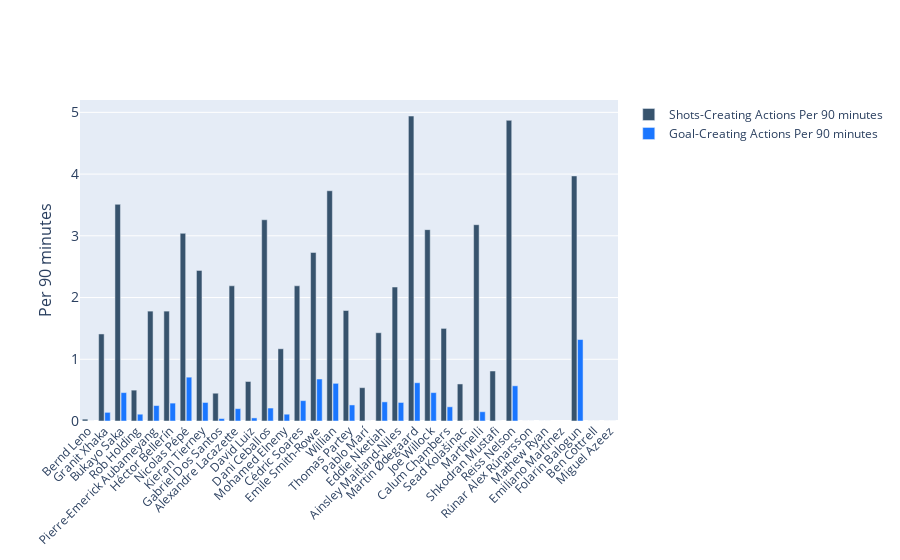

Notebook code for this chart:
### Code cell
goal_shot_creation_eda("20-21_goal_shot_creation.csv", "Arsenal")

### Figure 1 — Plotly figure (JSON) as saved in the notebook; plotly's stock layout.template omitted (floating-point values rounded to 4 significant figures)
{"data": [{"marker": {"color": "rgb(55, 83, 109)"}, "name": "Shots-Creating Actions Per 90 minutes", "type": "bar", "x": ["Bernd Leno", "Granit Xhaka", "Bukayo Saka", "Rob Holding", "Pierre-Emerick Aubameyang", "Héctor Bellerín", "Nicolas Pépé", "Kieran Tierney", "Gabriel Dos Santos", "Alexandre Lacazette", "David Luiz", "Dani Ceballos", "Mohamed Elneny", "Cédric Soares", "Emile Smith-Rowe", "Willian", "Thomas Partey", "Pablo Marí", "Eddie Nketiah", "Ainsley Maitland-Niles", "Martin Ødegaard", "Joe Willock", "Calum Chambers", "Sead Kolašinac", "Martinelli", "Shkodran Mustafi", "Reiss Nelson", "Rúnar Alex Rúnarsson", "Mathew Ryan", "Emiliano Martínez", "Folarin Balogun", "Ben Cottrell", "Miguel Azeez"], "y": [0.03, 1.41, 3.51, 0.5, 1.78, 1.78, 3.04, 2.44, 0.45, 2.19, 0.64, 3.26, 1.17, 2.19, 2.73, 3.73, 1.79, 0.54, 1.43, 2.17, 4.94, 3.1, 1.5, 0.6, 3.18, 0.81, 4.87, 0, 0, null, 3.97, 0, 0]}, {"marker": {"color": "rgb(26, 118, 255)"}, "name": "Goal-Creating Actions Per 90 minutes", "type": "bar", "x": ["Bernd Leno", "Granit Xhaka", "Bukayo Saka", "Rob Holding", "Pierre-Emerick Aubameyang", "Héctor Bellerín", "Nicolas Pépé", "Kieran Tierney", "Gabriel Dos Santos", "Alexandre Lacazette", "David Luiz", "Dani Ceballos", "Mohamed Elneny", "Cédric Soares", "Emile Smith-Rowe", "Willian", "Thomas Partey", "Pablo Marí", "Eddie Nketiah", "Ainsley Maitland-Niles", "Martin Ødegaard", "Joe Willock", "Calum Chambers", "Sead Kolašinac", "Martinelli", "Shkodran Mustafi", "Reiss Nelson", "Rúnar Alex Rúnarsson", "Mathew Ryan", "Emiliano Martínez", "Folarin Balogun", "Ben Cottrell", "Miguel Azeez"], "y": [0, 0.14, 0.46, 0.11, 0.25, 0.29, 0.71, 0.3, 0.04, 0.2, 0.05, 0.21, 0.11, 0.33, 0.68, 0.61, 0.26, 0, 0.31, 0.3, 0.62, 0.46, 0.23, 0, 0.15, 0, 0.57, 0, 0, null, 1.32, 0, 0]}], "layout": {"bargap": 0.25, "bargroupgap": 0.1, "barmode": "group", "xaxis": {"tickangle": -45}, "yaxis": {"tickfont": {"size": 14}, "title": {"font": {"size": 16}, "text": "Per 90 minutes"}}}}
